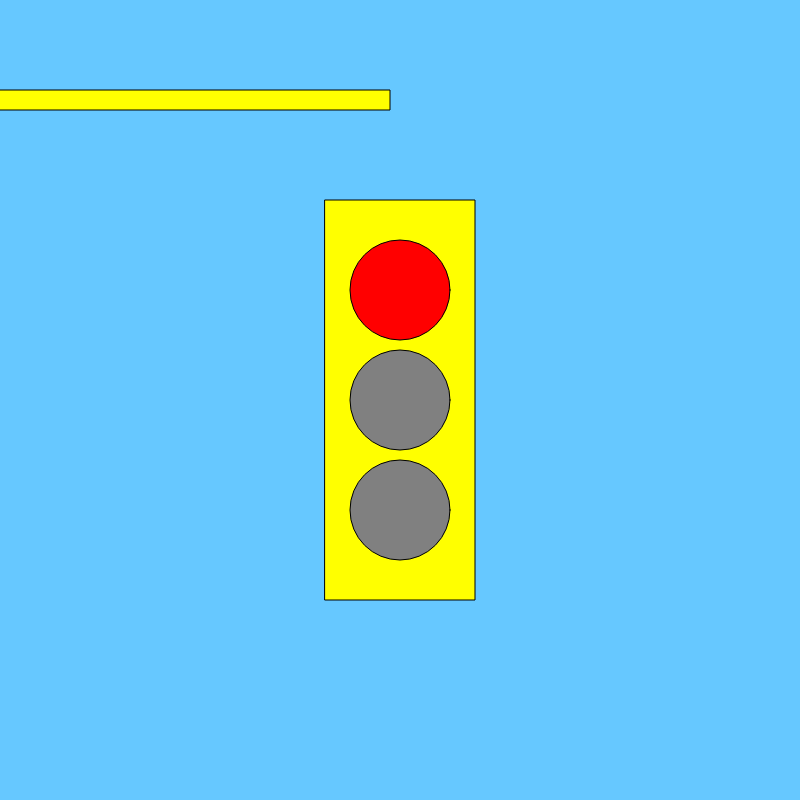
Frame 1 (no input)
Frame 60 (no input): identical to frame 1, image omitted
Frame 120 (the mouse pressed at the canvas centre since frame 60): identical to frame 1, image omitted

The p5.js sketch that drew this single still picture (run headless with seeded random() and noise() and a simulated clock; from frame 60 on, the mouse is pressed at the canvas centre):

// p5.js sketch
// ── sketch.js
var myState = 0;
var timer = 0;


function setup() {
  // put setup code here
  createCanvas(800, 800);
  rectMode(CENTER);
  ellipseMode(CENTER);
}

function draw() {
  // put drawing code here
  //yellow rect
  background("#66C8FF")
  fill("yellow");
  rect(width / 2, height / 2, 150, 400);

  
  rect(40, 100, 700, 20);



  switch (myState) {
    case 0:
      fill("grey");
      ellipse(width / 2, height / 2, 100, 100);
      fill(255, 0, 0);
      ellipse(width / 2, height / 2 - 110, 100, 100);
      fill("grey");
      ellipse(width / 2, height / 2 + 110, 100, 100);
      timer++;
      if (timer > 400) {
        timer = 0;
        myState = 1;
      }
      break;

    case 1:
      fill("grey");
      ellipse(width / 2, height / 2, 100, 100);
      fill("grey");
      ellipse(width / 2, height / 2 - 110, 100, 100);
      fill("green");
      ellipse(width / 2, height / 2 + 110, 100, 100);
      timer++;
      if (timer > 200) {
        timer = 0;
        myState = 2;
      }
      break;

      case 2:
      fill("yellow");
      ellipse(width / 2, height / 2, 100, 100);
      fill("grey");
      ellipse(width / 2, height / 2 - 110, 100, 100);
      fill("grey");
      ellipse(width / 2, height / 2 + 110, 100, 100);
      timer++;
      if (timer > 200) {
        timer = 0;
        myState = 0;
      }
      break;


  }

}
